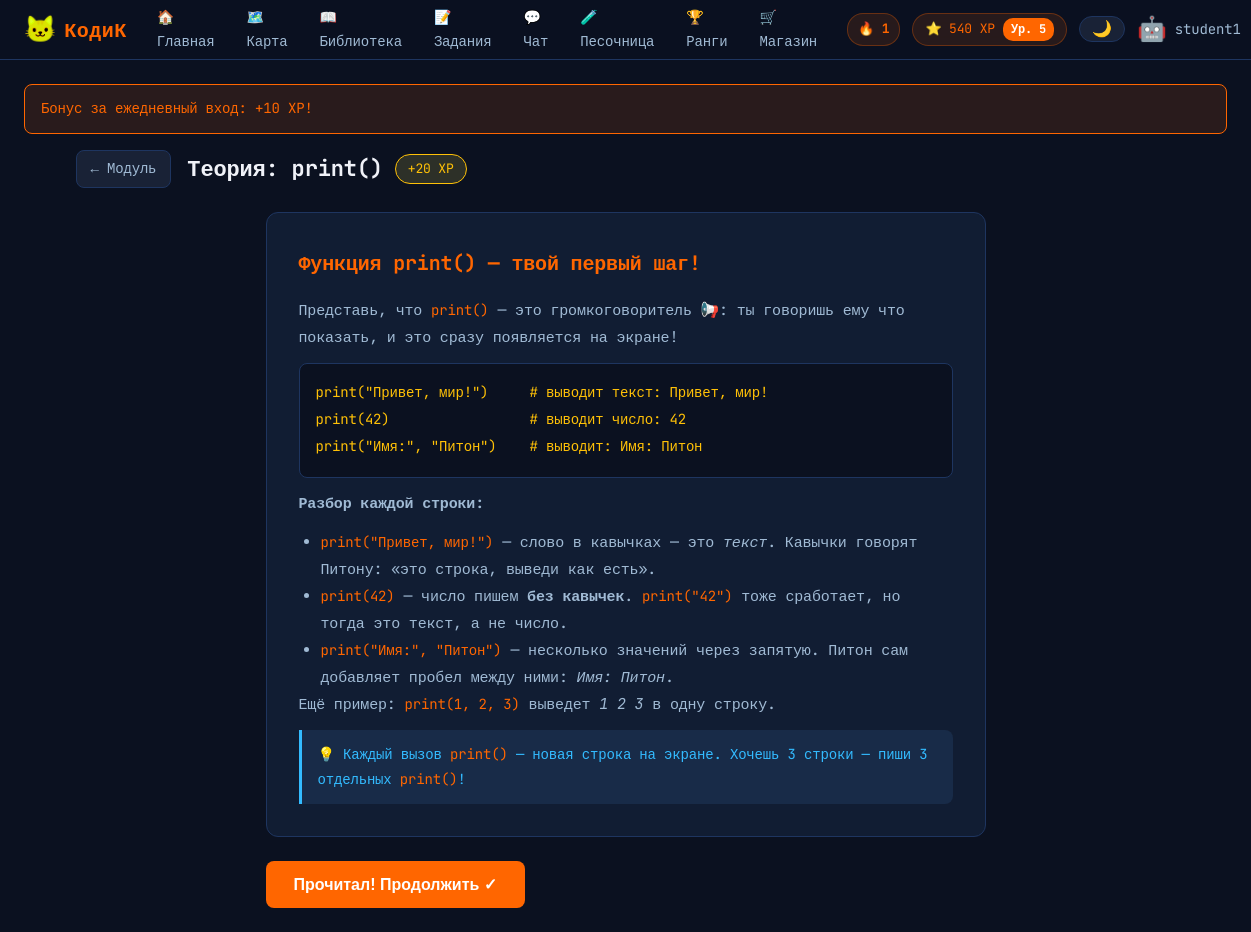
The page /student/level/1 (signed in) on the database its author committed.
### models.py (models this page shows, shortened)
class User(UserMixin, db.Model):
    id = db.Column(db.Integer, primary_key=True)
    username = db.Column(db.String(80), unique=True, nullable=False)
    email = db.Column(db.String(120), unique=True, nullable=False)
    password_hash = db.Column(db.String(255), nullable=False)
    role = db.Column(db.String(20), nullable=False)  # admin, teacher, student, parent
    xp = db.Column(db.Integer, default=0)
    total_xp = db.Column(db.Integer, default=0)
    level = db.Column(db.Integer, default=1)
    avatar_emoji = db.Column(db.String(10), default='🐱')
    difficulty = db.Column(db.String(10), default='easy')
    created_at = db.Column(db.DateTime, default=datetime.utcnow)
    parent_id = db.Column(db.Integer, db.ForeignKey('user.id'), nullable=True)
    streak = db.Column(db.Integer, default=0)
    last_activity_date = db.Column(db.Date, nullable=True)
    last_login_bonus_date = db.Column(db.Date, nullable=True)
    sent_messages = db.relationship('Message', foreign_keys='Message.sender_id', backref='sender', lazy=True)
    received_messages = db.relationship('Message', foreign_keys='Message.receiver_id', backref='receiver', lazy=True)
    user_progress = db.relationship('UserProgress', backref='user', lazy=True)
    user_achievements = db.relationship('UserAchievement', backref='user', lazy=True)
    user_avatars = db.relationship('UserAvatar', backref='user', lazy=True)
    submissions = db.relationship('Submission', foreign_keys='Submission.student_id', backref='student', lazy=True)

class Level(db.Model):
    id = db.Column(db.Integer, primary_key=True)
    module_id = db.Column(db.Integer, db.ForeignKey('module.id'), nullable=False)
    title = db.Column(db.String(100), nullable=False)
    type = db.Column(db.String(20), default='blocks')  # theory, blocks
    order = db.Column(db.Integer, default=0)
    xp_reward = db.Column(db.Integer, default=50)
    theory_content = db.Column(db.Text)
    task_description = db.Column(db.Text)
    expected_output = db.Column(db.String(500))
    blocks_config = db.Column(db.Text)
    hint = db.Column(db.Text)
    progress = db.relationship('UserProgress', backref='level', lazy=True)

### app.py (the view)
@app.route('/student/level/<int:level_id>')
@login_required
@role_required('student')
def student_level(level_id):
    level = Level.query.get_or_404(level_id)
    progress = UserProgress.query.filter_by(
        user_id=current_user.id, level_id=level_id).first()
    blocks_config = json.loads(level.blocks_config) if level.blocks_config else {}
    module_theory = Level.query.filter_by(
        module_id=level.module_id, type='theory'
    ).order_by(Level.order).first()
    module_theory_content = module_theory.theory_content if module_theory else None
    next_level = Level.query.filter_by(module_id=level.module_id)\
        .filter(Level.order > level.order)\
        .order_by(Level.order).first()
    return render_template('student/level.html',
                           level=level,
                           progress=progress,
                           blocks_config=blocks_config,
                           difficulty=current_user.difficulty,
                           module_theory_content=module_theory_content,
                           next_level=next_level)

### app.py (called while the page is built)
def now_msk():
    return datetime.now(_MSK_OFFSET).replace(tzinfo=None)

@app.before_request
def check_daily_login_bonus():
    if not current_user.is_authenticated or current_user.role != 'student':
        return
    if request.path.startswith('/api/'):
        return
    bonus = _grant_daily_login_bonus(current_user)
    if bonus:
        flash(f'Бонус за ежедневный вход: +{bonus} XP!', 'success')

def _compute_rank(total_xp, max_xp):
    icon, label = '🥚', 'Новобранец'
    for pct, t_icon, t_label in RANK_TIERS:
        if total_xp >= round(pct * max_xp):
            icon, label = t_icon, t_label
    return icon, label

@login_manager.user_loader
def load_user(user_id):
    return User.query.get(int(user_id))

def role_required(*roles):
    def decorator(f):
        @wraps(f)
        def decorated(*args, **kwargs):
            if not current_user.is_authenticated or current_user.role not in roles:
                flash('Доступ запрещён', 'danger')
                return redirect(url_for('dashboard'))
            return f(*args, **kwargs)
        return decorated
    return decorator

def _get_student_assignments():
    from sqlalchemy import or_, and_
    memberships = GroupMember.query.filter_by(user_id=current_user.id).all()
    group_ids = [m.group_id for m in memberships]
    if not group_ids:
        return []
    teacher_ids = [g.teacher_id for g in Group.query.filter(Group.id.in_(group_ids)).all() if g.teacher_id]
    return Assignment.query.filter(
        or_(
            Assignment.group_id.in_(group_ids),
            and_(Assignment.group_id.is_(None), Assignment.teacher_id.in_(teacher_ids))
        )
    ).order_by(Assignment.created_at.desc()).limit(5).all()

def _grant_daily_login_bonus(user):
    today = now_msk().date()
    if user.last_login_bonus_date == today:
        return 0
    user.xp += DAILY_LOGIN_BONUS_XP
    user.total_xp += DAILY_LOGIN_BONUS_XP
    user.last_login_bonus_date = today
    db.session.commit()
    return DAILY_LOGIN_BONUS_XP

### templates/student/level.html (shortened to what this page needs)
{% extends 'base.html' %}
{% block extra_css %}
<link rel="stylesheet" href="{{ url_for('static', filename='css/main.css') }}">
{% endblock %}
{% block content %}
<div class="page-level">
  <div class="level-header">
    <a href="{{ url_for('student_module', module_id=level.module_id) }}" class="back-btn">← Модуль</a>
    <div class="level-title-block">
      <h1>{{ level.title }}</h1>
      <span class="xp-badge">+{{ level.xp_reward }} XP</span>
    </div>
  </div>
  {% if level.type == 'theory' %}
  <div class="theory-container">
    <div class="theory-content">{{ level.theory_content | safe }}</div>
    <button class="btn btn-primary btn-lg" onclick="completeTheory()">Прочитал! Продолжить ✓</button>
  </div>
  {% endif %}
</div>
{% endblock %}

### templates/base.html (shortened to what this page needs)
<!DOCTYPE html>
<html lang="ru">
<head>
  <link rel="stylesheet" href="{{ url_for('static', filename='css/main.css') }}">
  {% block extra_css %}{% endblock %}
</head>
<body class="role-{{ current_user.role if current_user.is_authenticated else 'guest' }}" id="mainBody">
{% if current_user.is_authenticated %}
<nav class="navbar">
  <a class="nav-brand" href="{{ url_for('student_dashboard') if current_user.role == 'student' else url_for('teacher_dashboard') if current_user.role == 'teacher' else url_for('admin_dashboard') }}" style="text-decoration:none;">
    <span class="brand-icon">🐱</span>
    <span class="brand-name">КодиК</span>
  </a>
  <div class="nav-links">
    {% if current_user.role == 'student' %}
      <a href="{{ url_for('student_dashboard') }}" class="nav-link {% if request.endpoint == 'student_dashboard' %}active{% endif %}">🏠 Главная</a>
      <a href="{{ url_for('student_levelmap') }}" class="nav-link {% if request.endpoint == 'student_levelmap' %}active{% endif %}">🗺️ Карта</a>
      <a href="{{ url_for('student_library') }}" class="nav-link {% if request.endpoint == 'student_library' %}active{% endif %}">📖 Библиотека</a>
      <a href="{{ url_for('student_assignments') }}" class="nav-link {% if request.endpoint == 'student_assignments' %}active{% endif %}">
        📝 Задания{% if nav_pending_assignments > 0 %}<span class="nav-badge">{{ nav_pending_assignments }}</span>{% endif %}
      </a>
      <a href="{{ url_for('student_chat') }}" class="nav-link {% if request.endpoint == 'student_chat' %}active{% endif %}">
        💬 Чат{% if nav_unread_msgs > 0 %}<span class="nav-badge">{{ nav_unread_msgs }}</span>{% endif %}
      </a>
      <a href="{{ url_for('student_sandbox') }}" class="nav-link {% if request.endpoint == 'student_sandbox' %}active{% endif %}">🧪 Песочница</a>
      <a href="{{ url_for('student_battlepass') }}" class="nav-link {% if request.endpoint == 'student_battlepass' %}active{% endif %}">🏆 Ранги</a>
      <a href="{{ url_for('student_shop') }}" class="nav-link {% if request.endpoint == 'student_shop' %}active{% endif %}">🛒 Магазин</a>
    {% endif %}
  </div>
  <div class="nav-user">
    {% if current_user.role == 'student' %}
    {% if current_user.streak > 0 %}
    <div class="streak-badge">🔥 {{ current_user.streak }}</div>
    {% endif %}
    <div class="xp-pill">
      <span>⭐ {{ current_user.xp }} XP</span>
      <span class="lv-badge">Ур. {{ current_user.level }}</span>
    </div>
    {% endif %}
    <button class="theme-toggle" onclick="toggleTheme()" title="Сменить тему" id="themeBtn">🌙</button>
    <div class="user-menu">
      <span class="user-avatar">{{ current_user.avatar_emoji }}</span>
      <span class="user-name">{{ current_user.username }}</span>
    </div>
  </div>
</nav>
{% endif %}
<main class="main-content">
  {% with messages = get_flashed_messages(with_categories=true) %}
    {% if messages %}
      <div class="flash-container">
        {% for cat, msg in messages %}
          <div class="flash flash-{{ cat }}">{{ msg }}</div>
        {% endfor %}
      </div>
    {% endif %}
  {% endwith %}
  {% block content %}{% endblock %}
</main>
</body>
</html>

### rows shown on the page
User: streak "1", xp "540", level "5", avatar_emoji "🤖", username "student1"
Level: title "Теория: print()", xp_reward "20", theory_content "Функция print() — твой первый шаг! Представь, что print() — это громкоговоритель 📢: ты говоришь ему что показать, и это сразу появляется на экране! print(\"Привет, мир!\") # выводит текст: Привет, мир! print(42) # выводит число: 42 print(\"Имя:\", \"Питон\") # выводит: Имя: Питон Разбор каждой строки: print(\"Привет, мир!\") — слово в кавычках — это текст . Кавычки говорят Питону: «это строка, выведи как есть». print(42) — число пишем без кавычек . print(\"42\") тоже сработает, но тогда это текст, а не число. print(\"Имя:\", \"Питон\") — несколько значений через запятую. Питон сам добавляет пробел между ними: Имя: Питон . Ещё пример: print(1, 2, 3) выведет 1 2 3 в одну строку. 💡 Каждый вызов print() —…"

### other values the page prints
{{ msg }} "Бонус за ежедневный вход: +10 XP!"
